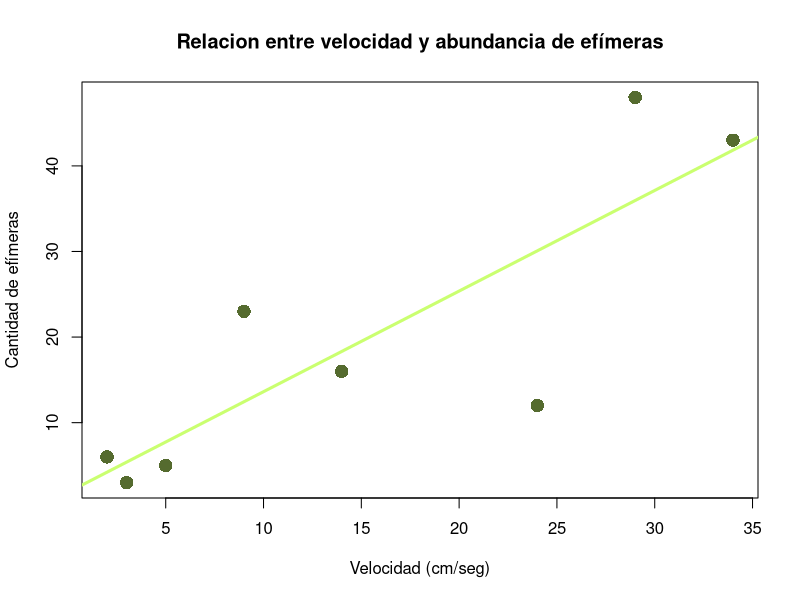
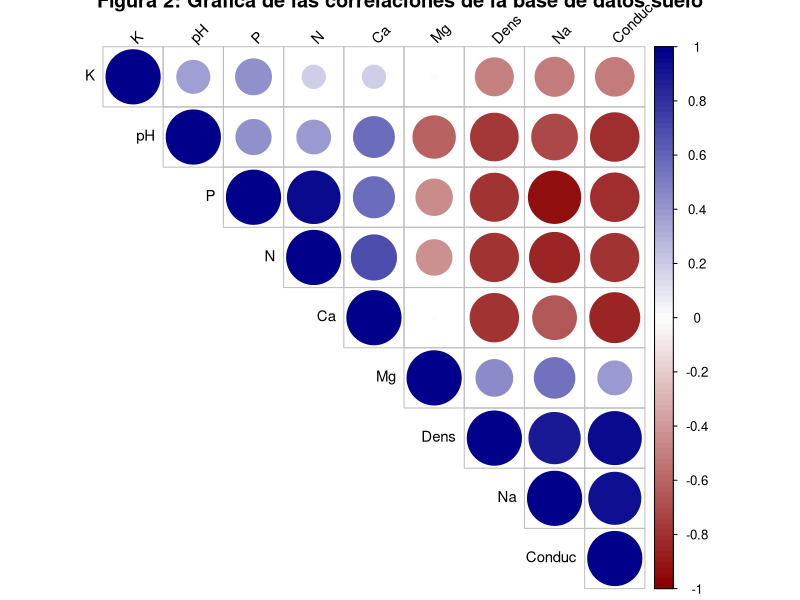
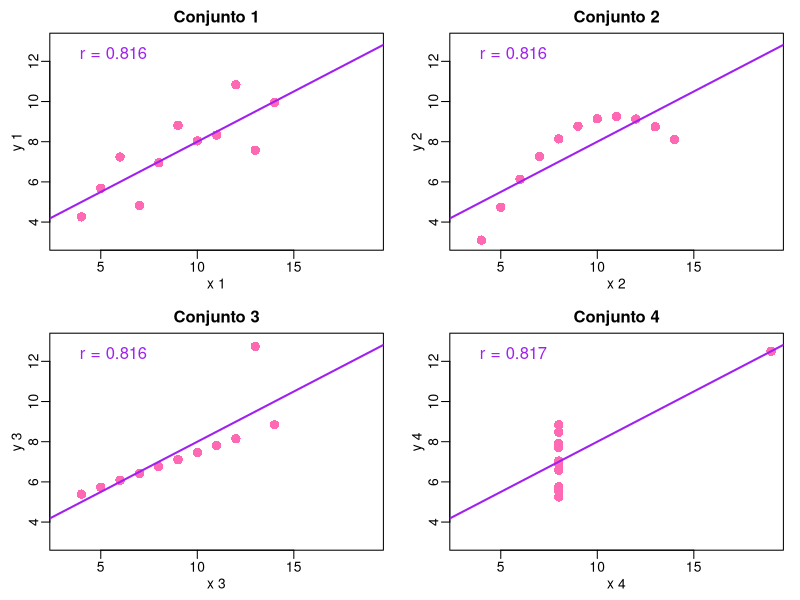

Generate these figures, in order, with R:
# ------------------------------------------------------------------------------
# FLOR ANGELI CRUZ ROSALES
# Fecha: 01/10/2025
# Lab.7
# Lab.7...
# ------------------------------------------------------------------------------

options(repos = c(CRAN = "https://cloud.r-project.org"))

if(!require(corrplot)) install.packages("corrplot")
if(!require(Hmisc)) install.packages("Hmisc")

library(corrplot)
library(Hmisc)


##############################################################################
# EJERCICIO 1: Efímeras vs Velocidad del arroyo
##############################################################################

cat("EJERCICIO 1: Efímeras vs Velocidad del arroyo\n\n")

speed <- c(2, 3, 5, 9, 14, 24, 29, 34)
abundance <- c(6, 3, 5, 23, 16, 12, 48, 43)

cat("Datos de campo:\n")
cat("Velocidades:", speed, "\n")
cat("Efímeras contadas:", abundance, "\n\n")

cat("HIPOTESIS:\n")
cat("   H0: La velocidad NO afecta a las efímeras\n")
cat("   H1: A mas velocidad, MAS efímeras\n\n")

plot(speed, abundance,
     main = "Relacion entre velocidad y abundancia de efímeras",
     xlab = "Velocidad (cm/seg)",
     ylab = "Cantidad de efímeras",
     pch = 16, col = "#556B2F", cex = 1.8)

abline(lm(abundance ~ speed), col = "#CAFF70", lwd = 3)

cat("OBSERVACION:\n")
cat("   Parece haber mas efímeras cuando la velocidad aumenta,\n")
cat("   pero no es una relación perfecta - hay variacion en los datos.\n\n")

shapiro_speed <- shapiro.test(speed)
shapiro_abundance <- shapiro.test(abundance)

cat("PRUEBA DE NORMALIDAD:\n")

cat("   Velocidad: p =", round(shapiro_speed$p.value, 4), 
    ifelse(shapiro_speed$p.value > 0.05, "(Normal)", "(No normal)"), "\n")
cat("   Efímeras: p =", round(shapiro_abundance$p.value, 4),
    ifelse(shapiro_abundance$p.value > 0.05, "(Normal)", "(No normal)"), "\n\n")

if(shapiro_speed$p.value > 0.05 & shapiro_abundance$p.value > 0.05){
  cor_result <- cor.test(speed, abundance, method = "pearson")
  metodo <- "Pearson"
  cat("Usando correlacion de PEARSON (datos normales)\n")
} else {
  cor_result <- cor.test(speed, abundance, method = "spearman") 
  metodo <- "Spearman"
  cat("Usando correlacion de SPEARMAN (datos no normales)\n")
}

cat("\nRESULTADOS:\n")
cat("   Coeficiente r =", round(cor_result$estimate, 3), "\n")
cat("   Valor p =", round(cor_result$p.value, 4), "\n")

if(cor_result$p.value < 0.05) {
  if(cor_result$estimate > 0) {
    cat("   SIGNIFICATIVO: Hay correlacion positiva\n")
    cat("   CONCLUSION: Las efímeras prefieren aguas mas rapidas\n")
  } else {
    cat("   SIGNIFICATIVO: Hay correlacion negativa\n")
    cat("   CONCLUSION: Las efímeras prefieren aguas mas tranquilas\n")
  }
} else {
  cat("   NO SIGNIFICATIVO: No hay correlacion clara\n")
  cat("   CONCLUSION: La velocidad no parece afectar significativamente\n")
}

##############################################################################
# EJERCICIO 2: Analisis de suelo
##############################################################################

cat("EJERCICIO 2: Analisis de propiedades del suelo\n\n")

#data.frame= tabla de datos
# Columna "Gp"
# Columna "Block"
# Columna "pH"
# Columna "N"

suelo <- data.frame(
  Gp = c("T0", "T0", "T0", "T0", "T1", "T1", "T1"),
  Block = c(1, 2, 3, 4, 1, 2, 3),
  pH = c(5.40, 5.65, 5.14, 5.14, 5.14, 5.10, 4.70),
  N = c(0.188, 0.165, 0.260, 0.169, 0.164, 0.094, 0.100),
  Dens = c(0.92, 1.04, 0.95, 1.10, 1.12, 1.22, 1.52),
  P = c(215, 208, 300, 248, 174, 129, 117),
  Ca = c(16.35, 12.25, 13.02, 11.92, 14.17, 8.55, 8.74),
  Mg = c(7.65, 5.15, 5.68, 7.88, 8.12, 6.92, 8.16),
  K = c(0.72, 0.71, 0.68, 1.09, 0.70, 0.81, 0.39),
  Na = c(1.14, 0.94, 0.60, 1.01, 2.17, 2.67, 3.32),
  Conduc = c(1.09, 1.35, 1.41, 1.64, 1.85, 3.18, 4.16)
)

cat("Muestras de suelo:", nrow(suelo), "muestras con 11 variables\n")
cat("Analizando correlaciones con pH...\n\n")

variables <- suelo[, c("pH", "N", "Dens", "P", "Ca", "Mg", "K", "Na", "Conduc")]
resultados <- rcorr(as.matrix(variables), type = "pearson")
cor_matrix <- resultados$r
p_matrix <- resultados$P

cat("CORRELACIONES CON pH\n")
################################################################################
cat("Variable    r     p-value   Significativo\n")

variables_check <- c("N", "Dens", "P", "Ca", "Mg", "K", "Na", "Conduc")
for(variable in variables_check) {
  r_val <- round(cor_matrix["pH", variable], 3)
  p_val <- round(p_matrix["pH", variable], 4)
  signif <- ifelse(p_val < 0.05, "SI", "NO")
  cat(sprintf("pH - %-6s  %5.3f   %6.4f      %s\n", 
              variable, r_val, p_val, signif))
}

cat("\nINTERPRETACION:\n")
if(p_matrix["pH", "Ca"] < 0.05) {
  if(cor_matrix["pH", "Ca"] > 0) {
    cat("   pH y Calcio: Relacion positiva - a mas pH, mas calcio\n")
  }
}
if(p_matrix["pH", "Conduc"] < 0.05) {
  if(cor_matrix["pH", "Conduc"] < 0) {
    cat("   pH y Conductividad: Relacion negativa\n")
  }
}
if(p_matrix["pH", "P"] < 0.05) {
  cat("   pH y Fosforo: Relacion significativa\n")
}

cat("\nGrafico de correlaciones...\n")
orden <- c("K", "pH", "P", "N", "Ca", "Mg", "Dens", "Na", "Conduc")
cor_matrix_ordenada <- cor_matrix[orden, orden]

corrplot(cor_matrix_ordenada, 
         method = "circle",       
         type = "upper",
         order = "original",
         col = colorRampPalette(c("darkred", "white", "darkblue"))(100),
         tl.col = "black",
         tl.srt = 45,
         tl.cex = 0.9,
         title = "Figura 2: Gráfica de las correlaciones de la base de datos suelo")

##############################################################################
# EJERCICIO 3: Cuarteto de Anscombe
##############################################################################

cat("EJERCICIO 3: Cuarteto de Anscombe\n\n")

cat("Los 4 conjuntos de Anscombe tienen estadisticas similares\n")
cat("pero distribuciones muy diferentes visualmente.\n\n")

graphics.off()  # Cierra todos los gráficos anteriores

par(mfrow = c(2, 2), mar = c(3, 3, 2, 1), mgp = c(1.5, 0.5, 0))

data(anscombe)

# Crear los 4 gráficos
for (i in 1:4) {
  x <- anscombe[, i]
  y <- anscombe[, i + 4]
  
  plot(x, y,
       main = paste("Conjunto", i),  
       xlab = paste("x", i),
       ylab = paste("y", i),
       pch = 16,
       col = "#FF69B4", 
       cex = 1.5,
       xlim = c(3, 19),
       ylim = c(3, 13))
  
  abline(lm(y ~ x), col = "purple", lwd = 2)
  
  r <- round(cor(x, y), 3)
  legend("topleft", 
         legend = paste("r =", r), 
         bty = "n",
         text.col = "purple",
         cex = 1.2)
}

# Restaurar configuración normal
par(mfrow = c(1, 1))

cat("ANALISIS DE LOS GRAFICOS:\n")
cat("   1. Relacion lineal clara\n")
cat("   2. Relacion no lineal (curva)\n") 
cat("   3. Presencia de outlier\n")
cat("   4. Un punto influyente domina la correlacion\n\n")

cat("CONCLUSION:\n")
cat("   Es esencial visualizar los datos antes del analisis estadistico\n")
